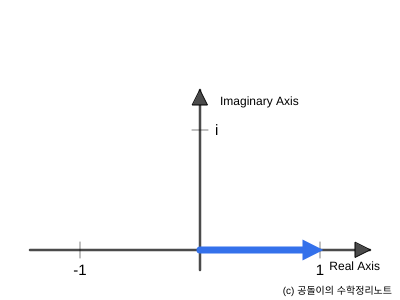
Frame 1 (no input)
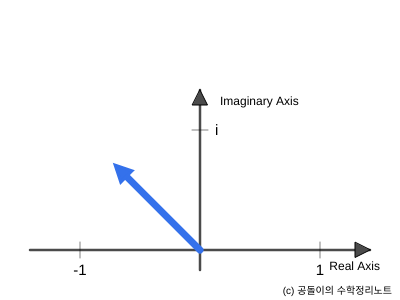
Frame 60 (no input)
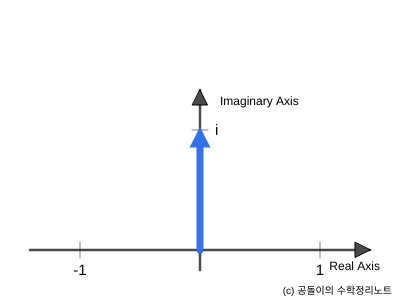
Frame 120 (the mouse pressed at the canvas centre since frame 60)

The p5.js sketch that drew these frames (run headless with seeded random() and noise() and a simulated clock; from frame 60 on, the mouse is pressed at the canvas centre):

// p5.js sketch
// ── sketch.js
let scl
let arrow
let theta = [];
let ii;
let fs = 60;

function setup() {
     createCanvas(400, 300);
     scl = 120;
     for (let t = 0; t < 0.3; t += 1 / fs) {
          theta.push(PI / 2 * sin(2 * PI / 1.2 * t))
     }
     for (t = 0; t < 0.5; t += 1 / fs) {
          theta.push(PI / 2);
     }
     for (t = 0; t < 0.5; t += 1 / fs) {
          theta.push(PI / 2 * sin(2 * PI / (0.5 * 4) * t) + PI / 2)
     }
     for (t = 0; t < 0.3; t += 1 / fs) {
          theta.push(PI)
     }
     
     ii = 0;
}

function draw() {
     background(255);

     // line 그려주기
     drawLine();

     drawArrow(0, 0, cos(theta[ii]), sin(theta[ii]), 52, 113, 235)

     ii++
     if (ii > theta.length) {
          ii = 0;
     }
     textAlign(RIGHT)
     textSize(10)
     text('(c) 공돌이의 수학정리노트', width * 0.98, height * 0.98)
     // noLoop();

}

function drawLine() {
     let offset = 15;

     // x축, y축의 선 그려주기
     push()
     stroke(75);
     strokeWeight(2.5);
     line(30, 250, width - 30, 250);
     line(width / 2, 90, width / 2, height - 30);
     pop();

     // axis 끄트머리의 삼각형 그리기 (x축)
     push();
     fill(75);
     translate(width - 30, 250);
     rotate(PI / 2);
     triangle(-offset * 0.5, offset, offset * 0.5, offset, 0, 0); //draws the arrow point as a triangle)
     pop();

     // axis 끄트머리의 삼각형 그리기 (y축)
     push();
     fill(75);
     translate(width / 2, 90);
     triangle(-offset * 0.5, offset, offset * 0.5, offset, 0, 0); //draws the arrow point as a triangle)
     pop();

     // scale bar 그려주기
     push();
     translate(width / 2, 250);
     scale(1, -1)
     stroke(0);
     strokeWeight(0.5);
     line(scl * 1, -8, scl * 1, 8)
     line(scl * (-1), -8, scl * (-1), 8)
     line(-8, scl * 1, 8, scl * 1)
     pop();

     // axis labels
     push();
     textSize(12)
     textAlign(RIGHT)
     text('Real Axis', width * 0.95, height * 0.90)

     textAlign(LEFT);
     text('Imaginary Axis', width / 2 + 20, height * 0.35)
     pop()
     
     // xtick 그려주기
     push();
     translate(width / 2, 250)
     textAlign(CENTER)
     textSize(15)
     text('1', 1 * scl, +25)
     text('-1', -1 * scl, +25)
     textAlign(LEFT)
     text('i', 15, - 1 * scl + 5)
     pop()
}

function drawArrow(x1, y1, x2, y2, c1, c2, c3) {
     let offset = 16
     push();
     translate(width / 2, 250);
     scale(1, -1);
     strokeWeight(7)
     stroke(c1, c2, c3);
     fill(c1, c2, c3)
     // line(x1 * scl, y1 * scl, x2 * scl, y2 * scl); //draw a line beetween the vertices
     line(x1 * scl, y1 * scl, x2 * scl * 0.95, y2 * scl * 0.95); //draw a line beetween the vertices


     let angle = atan2(y1 - y2, x1 - x2); //gets the angle of the line
     translate(x2 * scl, y2 * scl); //translates to the destination vertex
     rotate(angle - HALF_PI); //rotates the arrow point
     strokeWeight(3)
     triangle(
          -offset * 0.5, offset,
          offset * 0.5, offset,
          0, 0); //draws the arrow point as a triangle
     pop();
}
